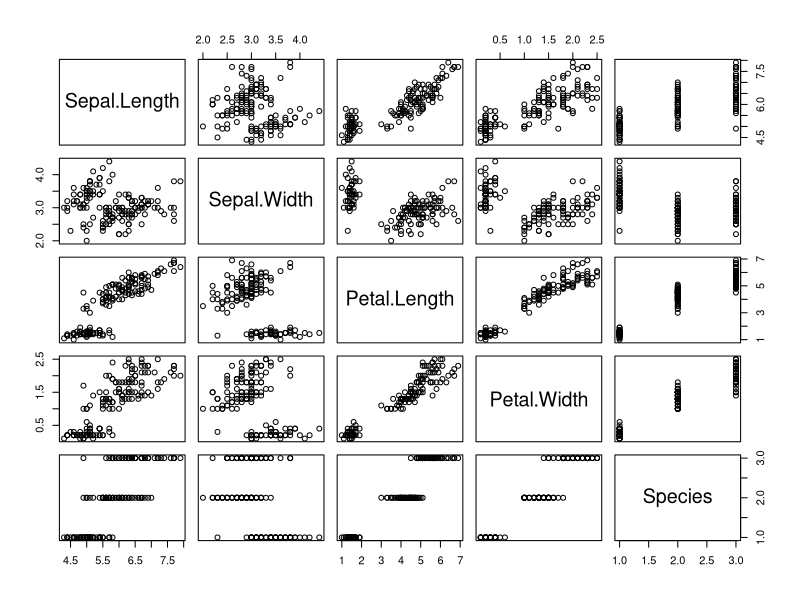
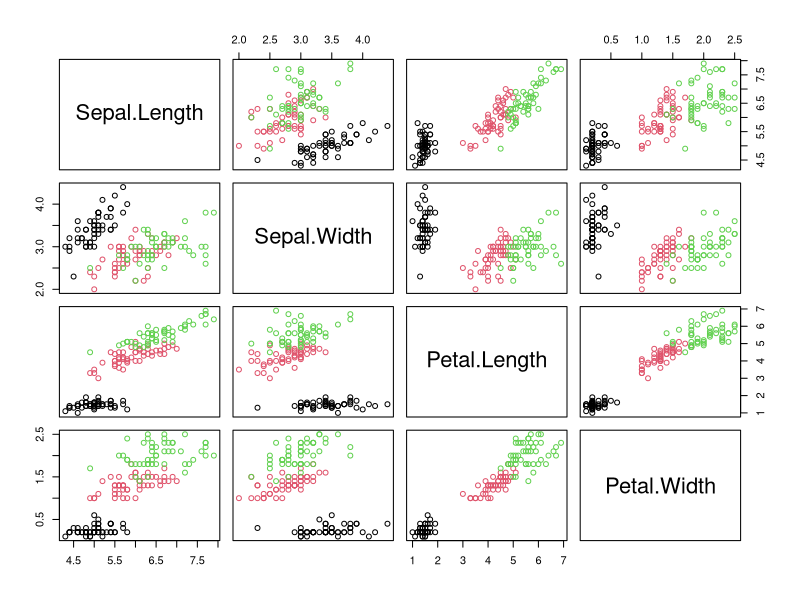
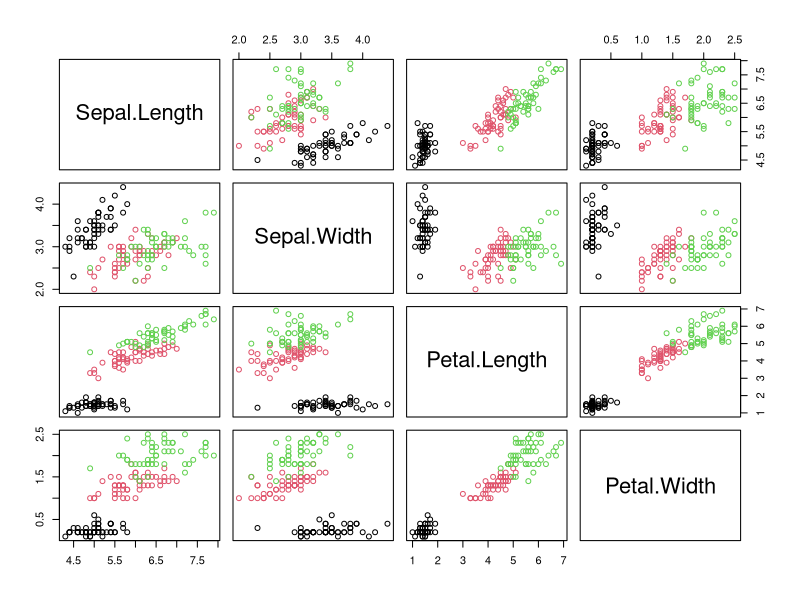
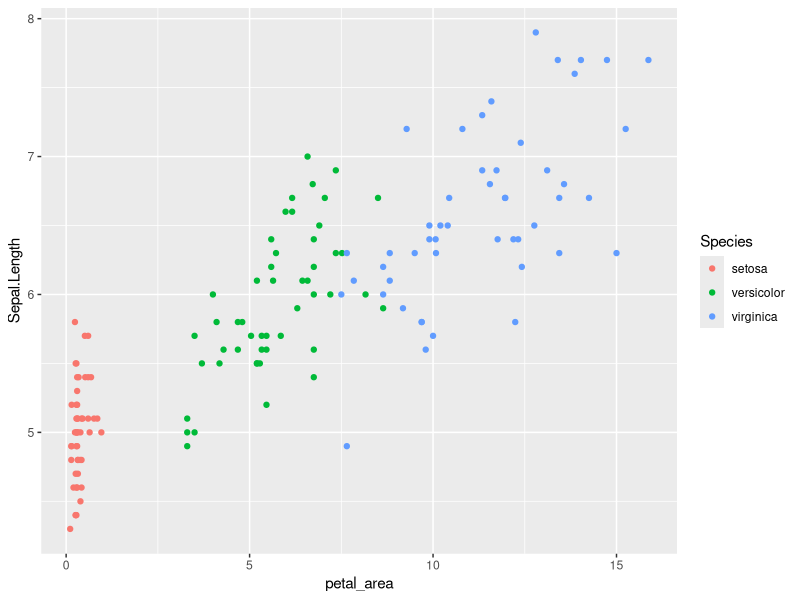

Write the R code that produced these figures, in order.
## ---- chunk 1
library(tidyverse)
data("iris")
## ---- chunk 2
knitr::opts_chunk$set(echo = TRUE)
## ---- chunk 3
#A) 
longest <- as.character(iris$Species[which.max(iris$Petal.Length)])
#B)
plot(iris)
# most variance for sepal width is factor 1, or "setosa"
variable <- "setosa"
## ---- chunk 4
#A)
plot(iris[,1:4],
     col= iris$Species)

png("../Figures/base_plot.png", width = 12, height = 12, units = "cm", res = 300) 

plot(iris[,1:4],
     col= iris$Species)

 dev.off()
 
## ---- chunk 5
#A)
empty_plot <- ggplot(data = iris, aes(x = Species, y = Sepal.Width))+
  geom_blank()
## ---- chunk 6
# FIX AND IMPLEMENT CODE BELOW
#ggplot(iris, aes(x = Petal.Length, y = Sepal.Lenth), color = "Species")+
 # geom_line(size = Petal.Width)+
  #theme_minimal()

# A)
fixed_traits_plot <- ggplot(data = iris, aes(x = Petal.Length, y = Sepal.Length, color = Species))+
  geom_point(aes(size= Petal.Width))
## ---- chunk 7
# FIX AND IMPLEMENT CODE BELOW

#A) 
#ggplot(iris, aes(x = Sepal.Length, y = Sepal.Width, color = Species))+
#  geom_line(alpha = 0.5, aes(as.factor(Petal.Length)))+
#  theme(legend.position = "left")+
#  scale_x_continuous(limits = seq(0,Inf,2))

fixed_traits_plot_discrete <- ggplot(data = iris, aes(x = Sepal.Length, y = Sepal.Width))+
geom_hex(bins = 10)+ 
theme(legend.position = "left")+
facet_wrap(~Species)+
scale_fill_viridis_c()


## ---- chunk 8
#A) 

petal_plot <- iris %>% pivot_longer(cols = c(Petal.Length,Petal.Width),
                      names_to = "Measurement_Type",
                      values_to = "Petal_Measurements"
)%>% 
ggplot(aes(x=Measurement_Type,y=Petal_Measurements, fill = Species))+
geom_boxplot()+
scale_fill_manual(values = c("setosa"="forestgreen","versicolor"="skyblue","virginica"="maroon"))+
theme_minimal(base_size = 12)

## ---- chunk 9

#A)
facet_petal_plot <- iris %>% pivot_longer(cols = c(Petal.Length,Petal.Width),
                      names_to = "Measurement_Type",
                      values_to = "Petal_Measurements"
)%>% ggplot(aes(x=Measurement_Type,y=Petal_Measurements))+
geom_jitter()+
facet_wrap(~Species, scales="free_y")

#B)
facet_petal_plot_reorder <- iris %>% pivot_longer(cols = c(Petal.Length,Petal.Width),
                      names_to = "Measurement_Type",
                      values_to = "Petal_Measurements"
)%>% 
mutate(Species=factor(Species,levels = rev(levels(factor(Species))))) %>% 
ggplot(aes(x=Measurement_Type,y=Petal_Measurements))+
geom_jitter()+
facet_wrap(~Species, scales="free_y")

## ---- chunk 10
#A)
iris$petal_area <- iris$Petal.Length*iris$Petal.Width
#B)
area_plot <- ggplot(data = iris, aes(x = petal_area, y = Sepal.Length, color = Species))+
  geom_point()
## ---- chunk 11
#C)
ggsave("../Figures/area_plot.png", plot = area_plot, width = 12, height = 12, units = "cm", dpi = 300)
